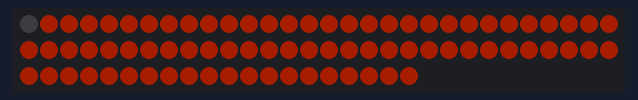
The sketch below on a simulated Arduino Uno, built with avr-gcc and run on an emulated ATmega328P. Parts: 80 RGB LEDs in strip order, left to right, continuing on the next row. Dim RGB values are drawn brighter than linear.

Above: at 0.1 s.

The sketch:

LED_Lightchaser_Original.ino
```cpp
//This is a mashup of FastSPI_LED2 firstlight example and some other light chase hacks for the AM-2640 5V, Addressable LED strips http://www.andymark.com/product-p/am-2640.htm
//We ran this demo off of our AM-2287 ethernet arduino's http://www.andymark.com/product-p/am-2287.htm
//DO NOT try to power the whole strip off the arduino 5v regulator.
//At full bright white, the strip can draw 1.5Amps or so. This will overheat or burnout the regulator.
//We recommend running these led strips off of the AM-0899 10-30Vin to 5V 5A out stepdown converter http://www.andymark.com/product-p/am-0899.htm
//AndyMark, Inc.
//Craig Kessler 12/3/2013
//Works with the AndyMark AM-2640 LED Strip based on the WS2801 chipset
//This code requires that the fastspi library be put in your arduino\libraries folder

//https://code.google.com/p/fastspi/
//https://code.google.com/p/fastspi/wiki/CRGBreference
#include "FastSPI_LED2.h"


// How many leds are in the strip? AndyMark's 2.5 meter strip has 80 leds
#define NUM_LEDS 80

//Remember on the AM-2640 LED strip's yellow wire is ground! (don't blame us they come that way)

// Data pin that led data will be written out over
#define DATA_PIN 11	//Green wire from AM-2640's power connector

// Clock pin SPI
#define CLOCK_PIN 13    //Blue wire from AM-2640's power connector

// This is an array of leds.  One item for each led in your strip.
CRGB leds[NUM_LEDS];

// This function sets up the leds and tells the controller about them
void setup()
{
  // Uncomment one of the following lines for your leds arrangement.
  // FastLED.addLeds<TM1803, DATA_PIN, RGB>(leds, NUM_LEDS);
  // FastLED.addLeds<TM1804, DATA_PIN, RGB>(leds, NUM_LEDS);
  // FastLED.addLeds<TM1809, DATA_PIN, RGB>(leds, NUM_LEDS);
  // FastLED.addLeds<WS2811, DATA_PIN, RGB>(leds, NUM_LEDS);
  // FastLED.addLeds<WS2812, DATA_PIN, RGB>(leds, NUM_LEDS);
  // FastLED.addLeds<WS2812B, DATA_PIN, RGB>(leds, NUM_LEDS);
  // FastLED.addLeds<UCS1903, DATA_PIN, RGB>(leds, NUM_LEDS);

  //This is the chipset in the AM-2640 LED strip
  FastLED.addLeds<WS2801, RGB>(leds, NUM_LEDS);

  // FastLED.addLeds<SM16716, RGB>(leds, NUM_LEDS);
  // FastLED.addLeds<LPD8806, RGB>(leds, NUM_LEDS);

  // FastLED.addLeds<WS2801, DATA_PIN, CLOCK_PIN, RGB>(leds, NUM_LEDS);
  // FastLED.addLeds<SM16716, DATA_PIN, CLOCK_PIN, RGB>(leds, NUM_LEDS);
  // FastLED.addLeds<LPD8806, DATA_PIN, CLOCK_PIN, RGB>(leds, NUM_LEDS);
  FastLED.clear();
  FastLED.setBrightness(50);
  for(int led_number = 1; led_number < NUM_LEDS; led_number++)
  {
    leds[led_number] = 0xC92500;
  }
  FastLED.show();
}

// This function runs over and over, and is where you do the magic to light
// your leds.
void loop()
{
  //https://code.google.com/p/fastspi/wiki/CRGBreference
}

void color_chase(uint32_t color, uint8_t wait)
{
  FastLED.clear();
  FastLED.setBrightness(100);
  // Move a single led
  for(int led_number = 0; led_number < NUM_LEDS; led_number++)
  {
    // Turn our current led ON, then show the leds
    leds[led_number] = color;

    // Show the leds (only one of which is set to white, from above)
    FastLED.show();

    // Wait a little bit
    delay(50);

    // Turn our current led back to black for the next loop around
    leds[led_number] = CRGB::Black;
  }
}

//Move an "empty" dot down the strip
void missing_dot_chase(uint32_t color, uint8_t wait)
{
  int led_number;

  for (int led_brightness = 100; led_brightness > 10; led_brightness/=2)
  {
    FastLED.setBrightness(led_brightness);
    // Start by turning all pixels on:
    for(led_number = 0; led_number < NUM_LEDS; led_number++) leds[led_number] = color;

    // Then display one pixel at a time:
    for(led_number = 0; led_number < NUM_LEDS; led_number++)
    {
      leds[led_number] = CRGB::Black; // Set new pixel 'off'
      if( led_number > 0 && led_number < NUM_LEDS)
      {
        leds[led_number-1] = color; // Set previous pixel 'on'
      }
      FastLED.show();
      delay(wait);
    }
  }
}
```
